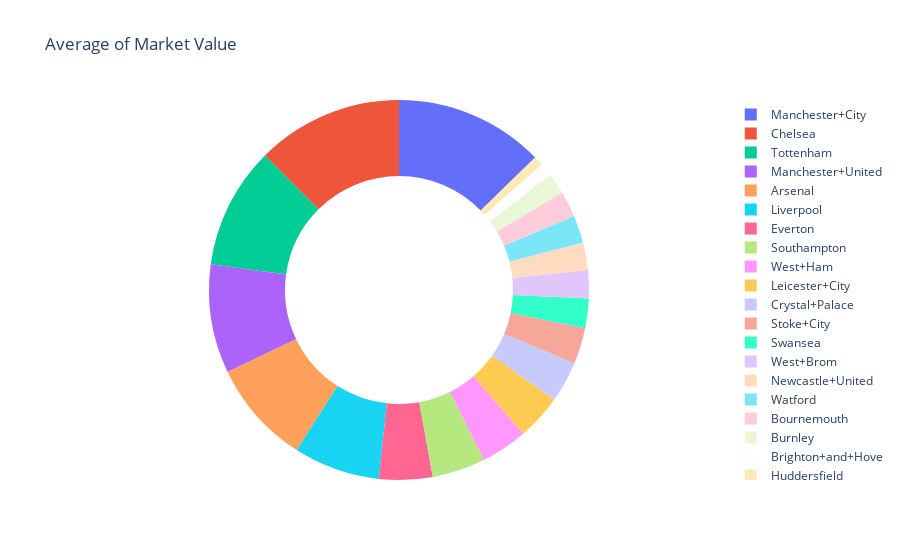

The cell this chart's notebook holds for it:
### Code cell
trace = go.Pie(labels=dataset_meanmv.club, values=dataset_meanmv.market_value, hole=0.6,textinfo= "none")
layout = go.Layout(title='Average of Market Value')
fig = go.Figure(data=[trace], layout=layout)
iplot(fig, filename="plotting-library")

### Figure 1 — Plotly figure (JSON) as saved in the notebook; plotly's stock layout.template omitted (floating-point values rounded to 4 significant figures)
{"data": [{"hole": 0.6, "labels": ["Manchester+City", "Chelsea", "Tottenham", "Manchester+United", "Arsenal", "Liverpool", "Everton", "Southampton", "West+Ham", "Leicester+City", "Crystal+Palace", "Stoke+City", "Swansea", "West+Brom", "Newcastle+United", "Watford", "Bournemouth", "Burnley", "Brighton+and+Hove", "Huddersfield"], "textinfo": "none", "type": "pie", "values": [28.2, 27.68, 23, 20.56, 19.64, 16.31, 10.1, 10, 8.818, 8.646, 7.726, 6.818, 5.56, 5.329, 5.202, 5.167, 4.896, 3.958, 2.523, 1.791]}], "layout": {"title": {"text": "Average of Market Value"}}}
